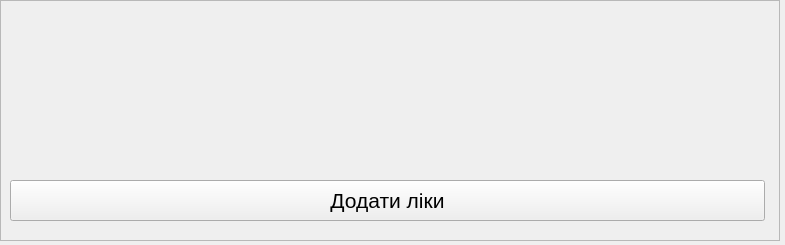
<?xml version="1.0" encoding="UTF-8"?>
<ui version="4.0">
 <class>PharmacyCreator</class>
 <widget class="QWidget" name="PharmacyCreator">
  <property name="geometry">
   <rect>
    <x>0</x>
    <y>0</y>
    <width>785</width>
    <height>245</height>
   </rect>
  </property>
  <property name="windowTitle">
   <string>Form</string>
  </property>
  <widget class="QFrame" name="pharmaciesFrame">
   <property name="geometry">
    <rect>
     <x>0</x>
     <y>0</y>
     <width>780</width>
     <height>241</height>
    </rect>
   </property>
   <property name="frameShape">
    <enum>QFrame::Shape::StyledPanel</enum>
   </property>
   <property name="frameShadow">
    <enum>QFrame::Shadow::Raised</enum>
   </property>
   <property name="midLineWidth">
    <number>1</number>
   </property>
   <widget class="QWidget" name="verticalLayoutWidget_2">
    <property name="geometry">
     <rect>
      <x>10</x>
      <y>10</y>
      <width>761</width>
      <height>161</height>
     </rect>
    </property>
    <layout class="QVBoxLayout" name="verticalLayout">
     <item>
      <widget class="QScrollArea" name="scrollArea">
       <property name="frameShape">
        <enum>QFrame::Shape::NoFrame</enum>
       </property>
       <property name="horizontalScrollBarPolicy">
        <enum>Qt::ScrollBarPolicy::ScrollBarAlwaysOff</enum>
       </property>
       <property name="widgetResizable">
        <bool>true</bool>
       </property>
       <widget class="QWidget" name="scrollAreaWidget">
        <property name="geometry">
         <rect>
          <x>0</x>
          <y>0</y>
          <width>759</width>
          <height>159</height>
         </rect>
        </property>
        <layout class="QVBoxLayout" name="pharmacies">
         <property name="spacing">
          <number>2</number>
         </property>
         <property name="leftMargin">
          <number>2</number>
         </property>
         <property name="topMargin">
          <number>2</number>
         </property>
         <property name="rightMargin">
          <number>2</number>
         </property>
         <property name="bottomMargin">
          <number>2</number>
         </property>
        </layout>
       </widget>
      </widget>
     </item>
    </layout>
   </widget>
   <widget class="QPushButton" name="addPharmacy">
    <property name="geometry">
     <rect>
      <x>10</x>
      <y>180</y>
      <width>755</width>
      <height>41</height>
     </rect>
    </property>
    <property name="font">
     <font>
      <pointsize>16</pointsize>
     </font>
    </property>
    <property name="text">
     <string>Додати ліки</string>
    </property>
   </widget>
  </widget>
 </widget>
 <resources/>
 <connections/>
</ui>
